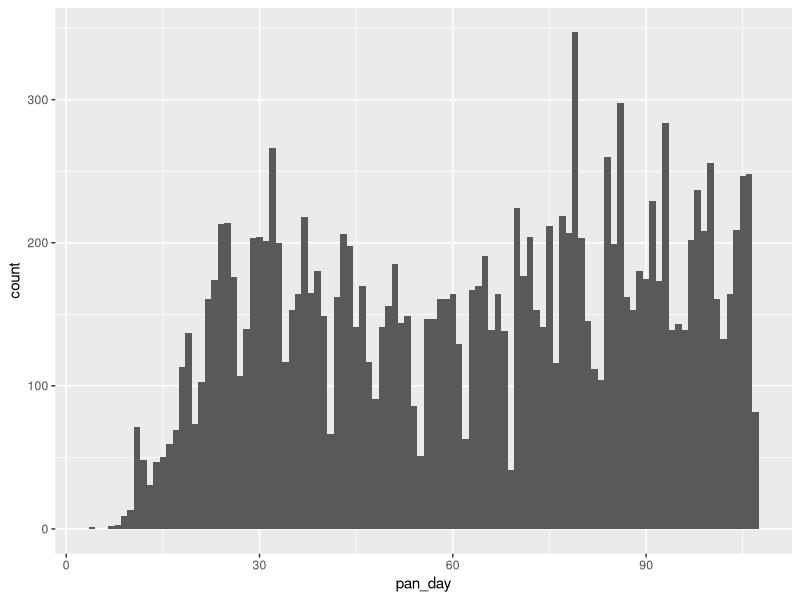

Here is the R script that generated this plot:
## ---- chunk 1
library(tidyverse)  # Provides functions used throughout this session

covid_testing <- read_csv("covid_testing.csv")
## ---- chunk 2
ggplot(data = covid_testing) +
  geom_histogram(aes(x = pan_day), binwidth = 1)
## ---- chunk 3
covid_testing %>%
  select(mrn, pan_day) %>%
  head(4) %>%
	summarize(order_count = n(),
	          day_count    = n_distinct(pan_day)) 
## ---- chunk 4
covid_testing %>% 
  group_by(pan_day)
## ---- chunk 5
covid_testing %>%
	group_by(pan_day) %>%
	summarize(order_count = n())
## ---- chunk 6
covid_testing %>%
  group_by(payor_group) %>%
  summarize(n = n())
## ---- chunk 7
covid_testing_2 <- covid_testing %>%
  mutate(payor_group_fac = case_when(
                              is.na(payor_group)                                                            ~ "unassigned",
                              payor_group %in% c("charity care", "medical assistance", "self pay", "other") ~ "other",
                                                                                                      TRUE ~ payor_group)) %>%
  filter(result %in% c("positive", "negative"))

covid_testing_2 %>%
  group_by(payor_group_fac) %>%
  summarize(n = n())
## ---- chunk 8
covid_testing_2 %>%
  select(payor_group_fac, result)

# Generate counts
tmp_table_tall <- covid_testing_2 %>% 
  group_by(payor_group_fac, result) %>%
  summarize(n = n()) %>%
  ungroup()
tmp_table_tall

# Pivot from tall to wide table
tmp_table_wide <- tmp_table_tall %>%
  spread(key = "result", value = "n") 
tmp_table_wide

# Hypergeometric test for association
tmp_table_wide %>%
  select(-payor_group_fac) %>%
  fisher.test(simulate.p.value = T)
